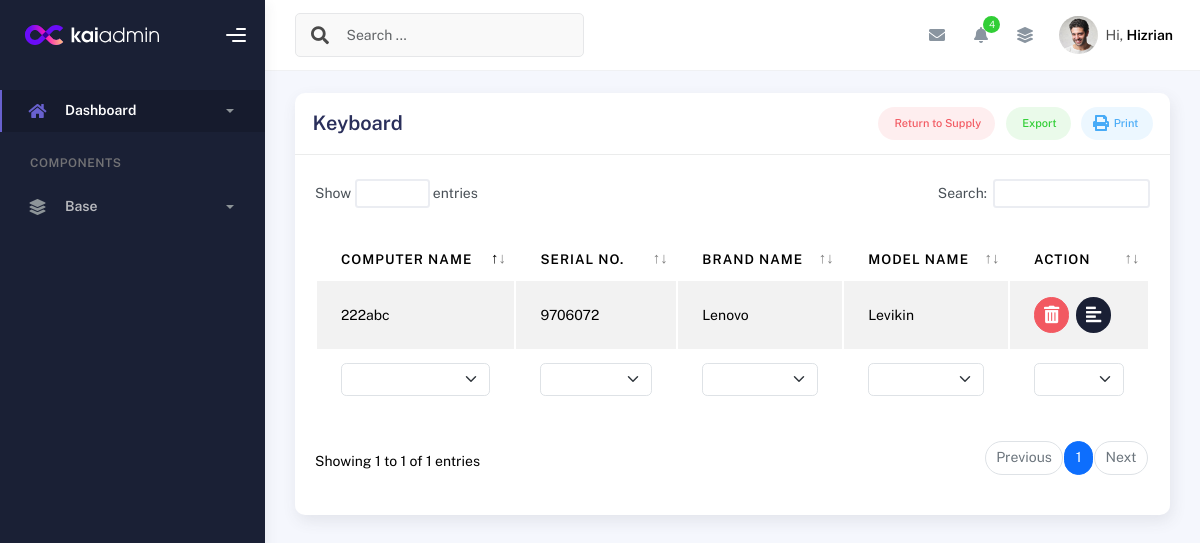
The app's page /keyboard_details/, older data.
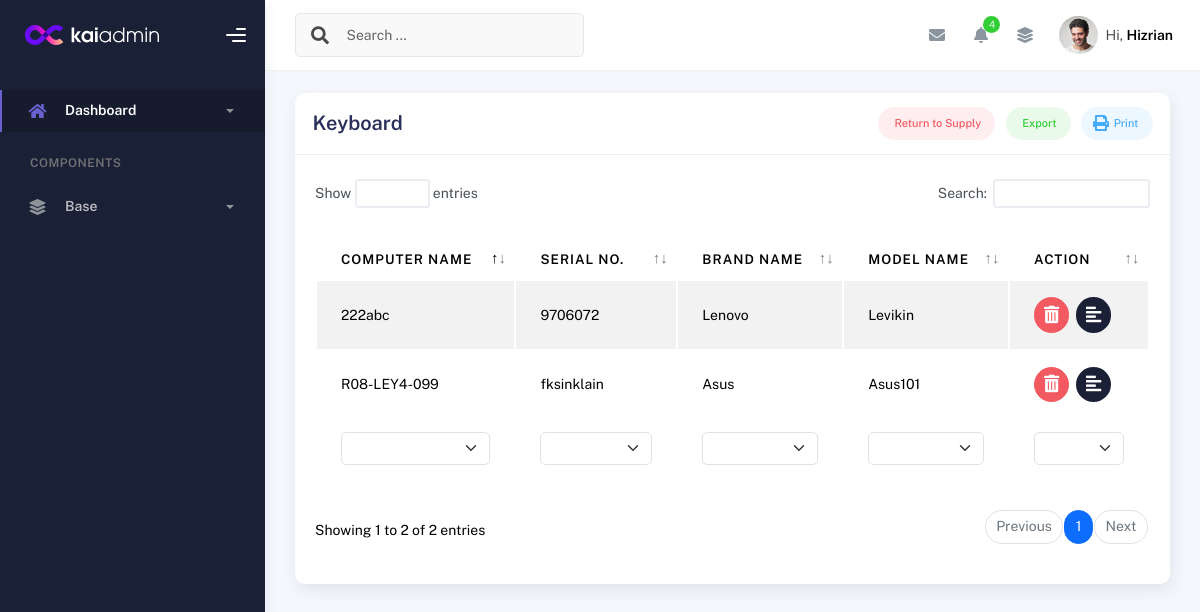
The same page, newer data.
### inventory/models.py (models this page shows, shortened)
class KeyboardDetails(models.Model):
    id = models.IntegerField(primary_key=True)  # Allow manual assignment
    desktop_package = models.ForeignKey(Desktop_Package, related_name='keyboards', on_delete=models.CASCADE)
    keyboard_sn_db = models.CharField(max_length=255)
    keyboard_brand_db = models.CharField(max_length=255)
    keyboard_model_db = models.CharField(max_length=255)
    is_disposed = models.BooleanField(default=False)  # To indicate if the keyboard is disposed
    @property
    def computer_name(self):
        desktop_details = DesktopDetails.objects.filter(desktop_package=self.desktop_package).first()
        return desktop_details.computer_name if desktop_details else "N/A"

class Desktop_Package(models.Model):
    is_disposed = models.BooleanField(default=False)
    disposal_date = models.DateField(null=True, blank=True)
    created_at = models.DateTimeField(auto_now_add=True)
    updated_at = models.DateTimeField(auto_now=True)

class DesktopDetails(models.Model):
    id = models.IntegerField(primary_key=True)  # Allow manual assignment
    desktop_package = models.ForeignKey(Desktop_Package, related_name='desktop_details', on_delete=models.CASCADE)
    serial_no = models.CharField(max_length=255)
    computer_name = models.CharField(max_length=255, unique=True, null=True)
    brand_name = models.CharField(max_length=255)
    model = models.CharField(max_length=255, null=True)
    processor = models.CharField(max_length=33, null=True)
    memory = models.CharField(max_length=100, null=True)
    drive = models.CharField(max_length=332, null=True)
    asset_owner = models.CharField(max_length=255, null=True)
    desktop_Graphics = models.CharField(max_length=100, blank=True, null=True)
    desktop_Graphics_Size = models.CharField(max_length=100, blank=True, null=True)
    desktop_OS = models.CharField(max_length=100, blank=True, null=True)
    desktop_Office = models.CharField(max_length=100, blank=True, null=True)
    desktop_OS_keys = models.CharField(max_length=100, blank=True, null=True)
    desktop_Office_keys = models.CharField(max_length=100, blank=True, null=True)
    is_disposed = models.BooleanField(default=False)  # To indicate if the Desktop is disposed
    created_at = models.DateTimeField(default=timezone.now)  # Date when the desktop was added

### inventory/views.py (the view)
# urls.py: path('keyboard_details/', views.keyboard_details, name='keyboard_details'),
def keyboard_details(request):
    keyboard_details = KeyboardDetails.objects.all()
    mouse_details = MouseDetails.objects.all()
    return render(request, 'keyboard_details.html', {'keyboard_details': keyboard_details,
                                                     'mouse_details': mouse_details})

### templates/keyboard_details.html (shortened to what this page needs)
{% extends 'base.html' %}
{% block content %}
<div class="container">
  <div class="page-inner">
    <div class="row">
      <div class="col-md-12">
        <div class="card">
          <div class="card-header">
            <div class="card-head-row">
              <h4 class="card-title">Keyboard</h4>
              <div class="card-tools">
                <a href="#" class="btn btn-label-danger btn-round btn-sm me-2">
                  Return to Supply
                </a>
                <a href="#" class="btn btn-label-success btn-round btn-sm me-2">
                  Export
                </a>
                <a href="#" class="btn btn-label-info btn-round btn-sm">
                  Print
                </a>
              </div>
            </div>
          </div>
          <div class="card-body">
            <div class="table">
              <table id="multi-filter-select" class="display table table-striped table-hover">
                <thead>
                  <tr>
                    <th>Computer Name</th>
                    <th>Serial No.</th>
                    <th>Brand Name</th>
                    <th>Model Name</th>
                    <th>Action</th>
                  </tr>
                </thead>
                <tfoot>
                  <tr>
                    <th>Package Number</th>
                    <th>Serial Number</th>
                    <th>Brand Name</th>
                    <th>Model Name</th>
                    <th>Dispose</th>
                  </tr>
                </tfoot>
                <tbody>
                  {% for keyboard in keyboard_details %}
                  {% if not keyboard.is_disposed %}
                  <tr>
                    <td>{{ keyboard.computer_name }}</td>
                    <td>{{ keyboard.keyboard_sn_db }}</td>
                    <td>{{ keyboard.keyboard_brand_db }}</td>
                    <td>{{ keyboard.keyboard_model_db }}</td>
                    <td>
                      <button type="button" class="btn btn-icon btn-round btn-danger" data-bs-toggle="modal" data-bs-target="#confirmDisposeModal"
                              data-item-url="{% url 'keyboard_disposed' keyboard.id %}"
                              data-item-name="{{ keyboard.keyboard_brand_db }} {{ keyboard.keyboard_model_db }}">
                              <i class="fas fa-trash-alt"></i>
                      </button>&nbsp;
                      <a href="{% url 'keyboard_detailed_view' keyboard.id %}">
                        <span class="btn btn-icon btn-round btn-black"><i class="fa fa-align-left"></i></span>
                      </a>
                    </td>
                  </tr>
                  {% endif %}
                  {% endfor %}
                </tbody>
              </table>
            </div>
          </div>
        </div>
      </div>
    </div>
  </div>
</div>
{% endblock %}

### templates/base.html (shortened to what this page needs)
{% load static %}
<link href="https://stackpath.bootstrapcdn.com/bootstrap/5.1.3/css/bootstrap.min.css" rel="stylesheet">
<link href="https://cdnjs.cloudflare.com/ajax/libs/font-awesome/5.15.4/css/all.min.css" rel="stylesheet">
<!DOCTYPE html>
<html lang="en">
  <head>
    {% block head %}
    <link rel="stylesheet" href="{% static 'css/bootstrap.min.css' %}">
    <link rel="stylesheet" href="{% static 'css/plugins.min.css' %}">
    <link rel="stylesheet" href="{% static 'css/kaiadmin.min.css' %}">
    {% endblock %}
  </head>
  <body>
    {% block sidebar %}
    <div class="wrapper">
      <div class="sidebar" data-background-color="dark">
        <div class="sidebar-logo">
          <div class="logo-header" data-background-color="dark">
              <img
                src="{% static 'img/kaiadmin/logo_light.svg' %}"
                alt="navbar brand"
                class="navbar-brand"
                height="20"
              />
            <div class="nav-toggle">
              <button class="btn btn-toggle toggle-sidebar">
                <i class="gg-menu-right"></i>
              </button>
            </div>
          </div>
        </div>
        <div class="sidebar-wrapper scrollbar scrollbar-inner">
          <div class="sidebar-content">
            <ul class="nav nav-secondary">
              <li class="nav-item active">
                <a
                  data-bs-toggle="collapse"
                  href="#dashboard"
                  class="collapsed"
                  aria-expanded="false"
                >
                  <i class="fas fa-home"></i>
                  <p>Dashboard</p>
                  <span class="caret"></span>
                </a>
              </li>
              <li class="nav-section">
                <h4 class="text-section">Components</h4>
              </li>
              <li class="nav-item">
                <a data-bs-toggle="collapse" href="#base">
                  <i class="fas fa-layer-group"></i>
                  <p>Base</p>
                  <span class="caret"></span>
                </a>
              </li>
            </ul>
          </div>
        </div>
      </div>
       {% endblock %}
      {% block navbar %}
      <div class="main-panel">
        <div class="main-header">
          <nav
            class="navbar navbar-header navbar-header-transparent navbar-expand-lg border-bottom"
          >
            <div class="container-fluid">
              <nav
                class="navbar navbar-header-left navbar-expand-lg navbar-form nav-search p-0 d-none d-lg-flex"
              >
                <div class="input-group">
                  <div class="input-group-prepend">
                    <button type="submit" class="btn btn-search pe-1">
                      <i class="fa fa-search search-icon"></i>
                    </button>
                  </div>
                  <input
                    type="text"
                    placeholder="Search ..."
                    class="form-control"
                  />
                </div>
              </nav>
              <ul class="navbar-nav topbar-nav ms-md-auto align-items-center">
                <li class="nav-item topbar-icon dropdown hidden-caret">
                  <a
                    class="nav-link dropdown-toggle"
                    href="#"
                    id="messageDropdown"
                    role="button"
                    data-bs-toggle="dropdown"
                    aria-haspopup="true"
                    aria-expanded="false"
                  >
                    <i class="fa fa-envelope"></i>
                  </a>
                </li>
                <li class="nav-item topbar-icon dropdown hidden-caret">
                  <a
                    class="nav-link dropdown-toggle"
                    href="#"
                    id="notifDropdown"
                    role="button"
                    data-bs-toggle="dropdown"
                    aria-haspopup="true"
                    aria-expanded="false"
                  >
                    <i class="fa fa-bell"></i>
                    <span class="notification">4</span>
                  </a>
                </li>
                <li class="nav-item topbar-icon dropdown hidden-caret">
                  <a
                    class="nav-link"
                    data-bs-toggle="dropdown"
                    href="#"
                    aria-expanded="false"
                  >
                    <i class="fas fa-layer-group"></i>
                  </a>
                </li>
                <li class="nav-item topbar-user dropdown hidden-caret">
                  <a
                    class="dropdown-toggle profile-pic"
                    data-bs-toggle="dropdown"
                    href="#"
                    aria-expanded="false"
                  >
                    <div class="avatar-sm">
                      <img
                        src="assets/img/profile.jpg"
                        alt="..."
                        class="avatar-img rounded-circle"
                      />
                    </div>
                    <span class="profile-username">
                      <span class="op-7">Hi,</span>
                      <span class="fw-bold">Hizrian</span>
                    </span>
                  </a>
                </li>
              </ul>
            </div>
          </nav>
        </div>
 {% endblock %}
{% block content %}{% endblock %}
  </body>
</html>

Row changes from the older to the newer data that the page shows:
added KeyboardDetails: computer_name "R08-LEY4-099", keyboard_sn_db "fksinklain", keyboard_brand_db "Asus", keyboard_model_db "Asus101"
Text that changed along with them:
text written by a page script: "Show entries Search: Showing 1 to 1 of 1 entries Previous 1 Next" → "Show entries Search: Showing 1 to 2 of 2 entries Previous 1 Next"
